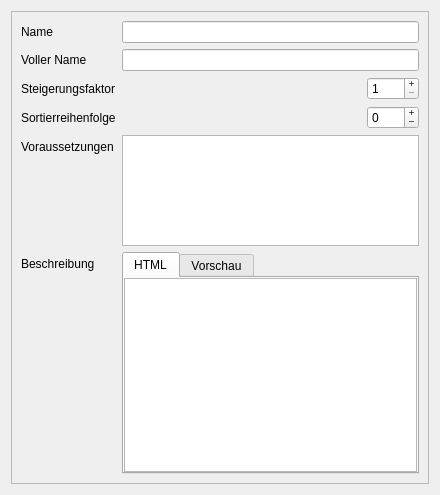
<?xml version="1.0" encoding="UTF-8"?>
<ui version="4.0">
 <class>dialog</class>
 <widget class="QWidget" name="dialog">
  <property name="geometry">
   <rect>
    <x>0</x>
    <y>0</y>
    <width>440</width>
    <height>495</height>
   </rect>
  </property>
  <property name="windowTitle">
   <string>Taverne - Energie bearbeiten...</string>
  </property>
  <layout class="QVBoxLayout" name="verticalLayout_3">
   <item>
    <widget class="QScrollArea" name="scrollArea">
     <property name="widgetResizable">
      <bool>true</bool>
     </property>
     <widget class="QWidget" name="scrollAreaWidgetContents">
      <property name="geometry">
       <rect>
        <x>0</x>
        <y>0</y>
        <width>420</width>
        <height>475</height>
       </rect>
      </property>
      <layout class="QFormLayout" name="formLayout">
       <item row="0" column="0">
        <widget class="QLabel" name="labelName">
         <property name="text">
          <string>Name</string>
         </property>
        </widget>
       </item>
       <item row="0" column="1">
        <widget class="QLineEdit" name="leName"/>
       </item>
       <item row="1" column="0">
        <widget class="QLabel" name="labelAnzeigeName">
         <property name="text">
          <string>Voller Name</string>
         </property>
        </widget>
       </item>
       <item row="1" column="1">
        <widget class="QLineEdit" name="leAnzeigeName"/>
       </item>
       <item row="2" column="0">
        <widget class="QLabel" name="labelSF">
         <property name="text">
          <string>Steigerungsfaktor</string>
         </property>
        </widget>
       </item>
       <item row="2" column="1">
        <layout class="QHBoxLayout" name="horizontalLayout_2">
         <item>
          <spacer name="horizontalSpacer">
           <property name="orientation">
            <enum>Qt::Orientation::Horizontal</enum>
           </property>
           <property name="sizeHint" stdset="0">
            <size>
             <width>40</width>
             <height>20</height>
            </size>
           </property>
          </spacer>
         </item>
         <item>
          <widget class="QSpinBox" name="spinSF">
           <property name="minimumSize">
            <size>
             <width>52</width>
             <height>0</height>
            </size>
           </property>
           <property name="buttonSymbols">
            <enum>QAbstractSpinBox::ButtonSymbols::PlusMinus</enum>
           </property>
           <property name="minimum">
            <number>1</number>
           </property>
           <property name="maximum">
            <number>999</number>
           </property>
          </widget>
         </item>
        </layout>
       </item>
       <item row="3" column="0">
        <widget class="QLabel" name="labelSortOrder">
         <property name="text">
          <string>Sortierreihenfolge</string>
         </property>
        </widget>
       </item>
       <item row="3" column="1">
        <layout class="QHBoxLayout" name="horizontalLayout">
         <item>
          <spacer name="horizontalSpacer_2">
           <property name="orientation">
            <enum>Qt::Orientation::Horizontal</enum>
           </property>
           <property name="sizeHint" stdset="0">
            <size>
             <width>40</width>
             <height>20</height>
            </size>
           </property>
          </spacer>
         </item>
         <item>
          <widget class="QSpinBox" name="spinSortOrder">
           <property name="minimumSize">
            <size>
             <width>52</width>
             <height>0</height>
            </size>
           </property>
           <property name="toolTip">
            <string>&lt;html&gt;&lt;head/&gt;&lt;body&gt;&lt;p&gt;Die Reihenfolge, in der der Wert im Charaktereditor aufgeführt werden soll.&lt;/p&gt;&lt;/body&gt;&lt;/html&gt;</string>
           </property>
           <property name="buttonSymbols">
            <enum>QAbstractSpinBox::ButtonSymbols::PlusMinus</enum>
           </property>
           <property name="minimum">
            <number>-999</number>
           </property>
           <property name="maximum">
            <number>999</number>
           </property>
          </widget>
         </item>
        </layout>
       </item>
       <item row="4" column="0">
        <widget class="QLabel" name="labelVoraussetzungen">
         <property name="text">
          <string>Voraussetzungen</string>
         </property>
        </widget>
       </item>
       <item row="4" column="1">
        <widget class="QPlainTextEdit" name="teVoraussetzungen">
         <property name="maximumSize">
          <size>
           <width>16777215</width>
           <height>250</height>
          </size>
         </property>
         <property name="toolTip">
          <string>&lt;html&gt;&lt;head/&gt;&lt;body&gt;&lt;p&gt;Siehe &amp;quot;Datenbank Editor -&amp;gt; Einstellungsmöglichkeiten -&amp;gt; Voraussetzungen&amp;quot; in der Taverne-Hilfe für eine Anleitung.&lt;/p&gt;&lt;/body&gt;&lt;/html&gt;</string>
         </property>
        </widget>
       </item>
       <item row="5" column="0">
        <widget class="QLabel" name="labelBeschreibung">
         <property name="text">
          <string>Beschreibung</string>
         </property>
        </widget>
       </item>
       <item row="5" column="1">
        <widget class="QTabWidget" name="tabWidget">
         <property name="currentIndex">
          <number>0</number>
         </property>
         <widget class="QWidget" name="tab">
          <attribute name="title">
           <string>HTML</string>
          </attribute>
          <layout class="QVBoxLayout" name="verticalLayout_2">
           <property name="spacing">
            <number>0</number>
           </property>
           <property name="leftMargin">
            <number>0</number>
           </property>
           <property name="topMargin">
            <number>0</number>
           </property>
           <property name="rightMargin">
            <number>0</number>
           </property>
           <property name="bottomMargin">
            <number>0</number>
           </property>
           <item>
            <widget class="QPlainTextEdit" name="teBeschreibung">
             <property name="sizePolicy">
              <sizepolicy hsizetype="Expanding" vsizetype="MinimumExpanding">
               <horstretch>0</horstretch>
               <verstretch>0</verstretch>
              </sizepolicy>
             </property>
            </widget>
           </item>
          </layout>
         </widget>
         <widget class="QWidget" name="tab_2">
          <attribute name="title">
           <string>Vorschau</string>
          </attribute>
          <layout class="QVBoxLayout" name="verticalLayout">
           <property name="leftMargin">
            <number>0</number>
           </property>
           <property name="topMargin">
            <number>0</number>
           </property>
           <property name="rightMargin">
            <number>0</number>
           </property>
           <property name="bottomMargin">
            <number>0</number>
           </property>
           <item>
            <widget class="QTextBrowser" name="tbBeschreibung"/>
           </item>
          </layout>
         </widget>
        </widget>
       </item>
      </layout>
     </widget>
    </widget>
   </item>
  </layout>
 </widget>
 <tabstops>
  <tabstop>leName</tabstop>
  <tabstop>leAnzeigeName</tabstop>
  <tabstop>spinSF</tabstop>
  <tabstop>spinSortOrder</tabstop>
  <tabstop>teVoraussetzungen</tabstop>
  <tabstop>tabWidget</tabstop>
  <tabstop>teBeschreibung</tabstop>
  <tabstop>tbBeschreibung</tabstop>
 </tabstops>
 <resources/>
 <connections/>
</ui>
